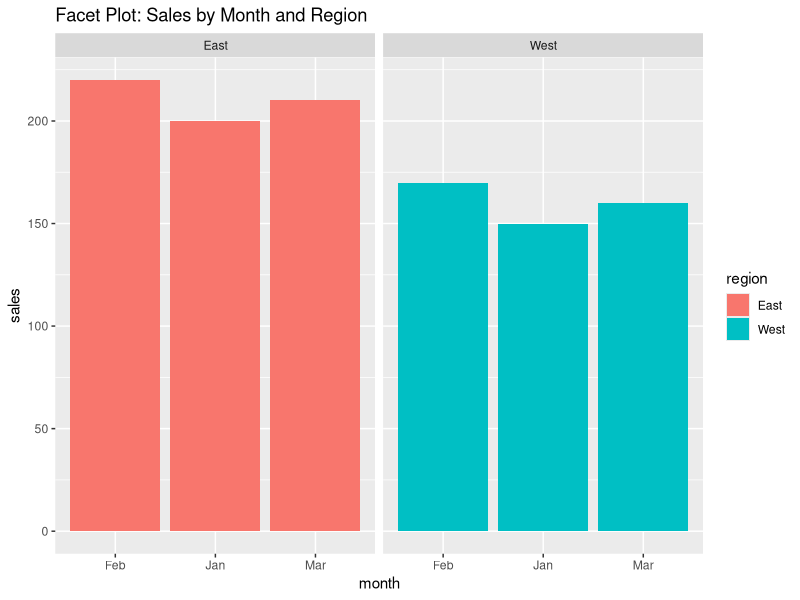

Source code (R):
library(ggplot2)

month <- c("Jan", "Jan", "Feb", "Feb", "Mar", "Mar")
region <- c("East", "West", "East", "West", "East", "West")
sales <- c(200, 150, 220, 170, 210, 160)

sales_data <- data.frame(month, region, sales)

ggplot(sales_data, aes(x = month, y = sales, fill = region)) + 
  geom_bar(stat = "identity", position = "dodge") + 
  facet_wrap(~region) + 
  ggtitle("Facet Plot: Sales by Month and Region")
